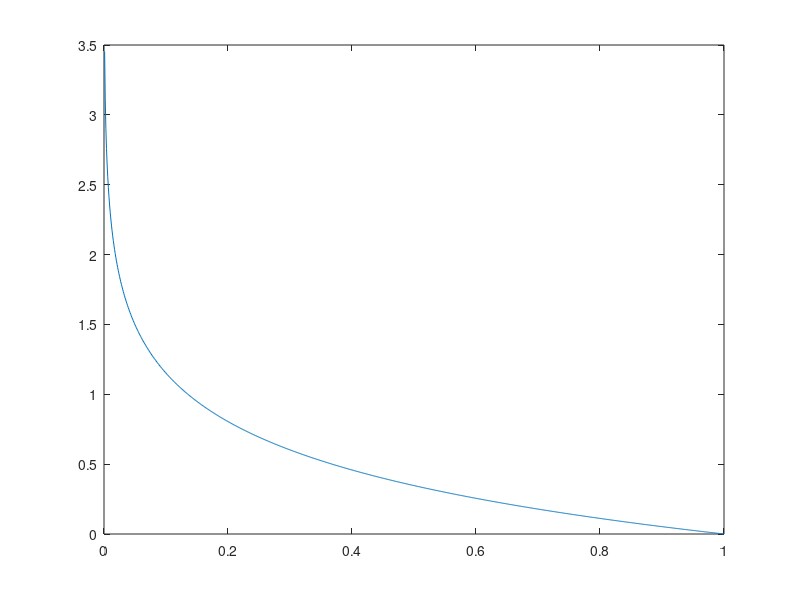

MATLAB code for this plot:
% Simply looking at the plots of the random numbers vs the possible trs
% that can come out of it.


% plot of possible tr's 

close all;

gamma = 2;
r = linspace(0,1,1000);

tr = -(1/gamma)*log(r);


plot(r, tr);


exp(1/gamma*gamma*-1)
